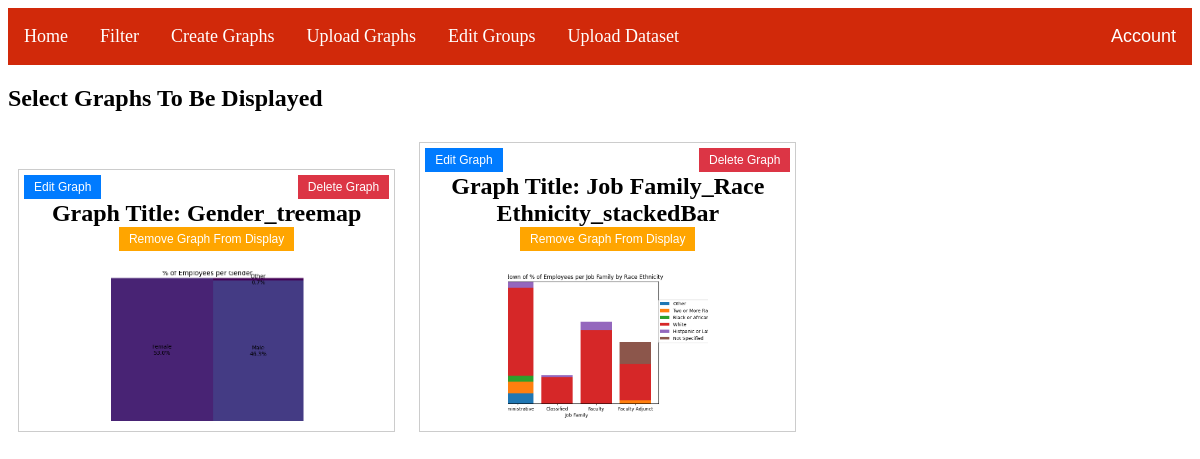
The page /uploadGraphs (signed in) on the database as committed earlier.
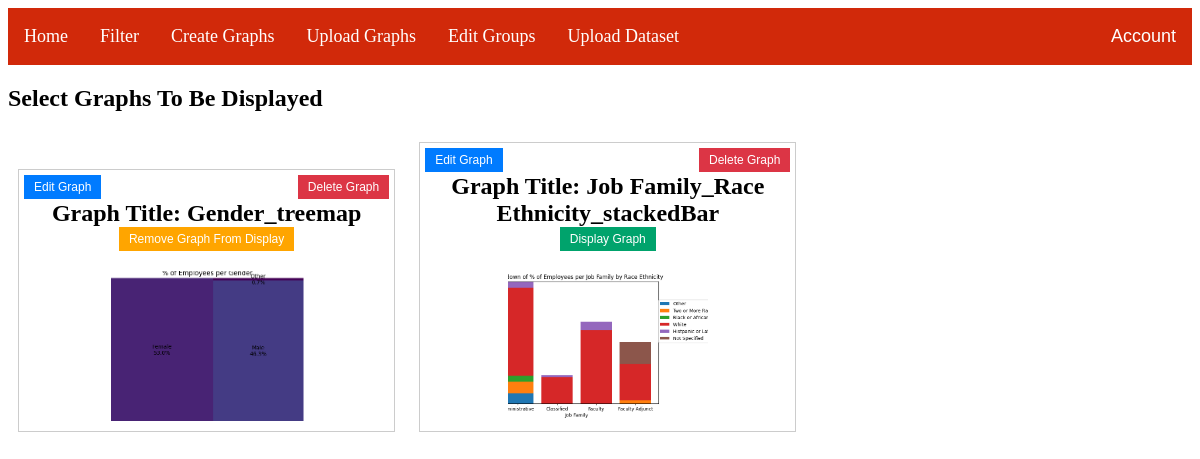
The same page on the database as committed later.
### main.py (models this page shows)
class Graphs(db.Model):
    id = db.Column(db.Integer, primary_key=True)
    path = db.Column(db.String(100), nullable=False)
    title = db.Column(db.String(50), nullable=False)
    description = db.Column(db.String(250), nullable=True)
    type = db.Column(db.String(20))
    currently_displayed = db.Column(db.Boolean, default=False, nullable=False)
    group_id = db.Column(db.Integer, db.ForeignKey('graphgroup.id'), nullable=True)

### main.py (the view)
@app.route("/uploadGraphs", methods=['GET', 'POST'])
@login_required
def selectGraphsForDashboard():
    graphs = Graphs.query.all()
    return render_template('uploadGraphs.html', graphs=graphs)

### main.py (called while the page is built)
@login_manager.user_loader
def load_user(uid):
    return User.query.get(uid)

### templates/uploadGraphs.html (shortened to what this page needs)
{% extends 'base.html' %}
{% block content %}
<head>
</head>
<body>
<h2>Select Graphs To Be Displayed</h2>
{% for graph in graphs %}
    <div class="graph-container" data-graph-id="{{ graph.id }}">
        <h2>Graph Title: {{ graph.title }}
            <button class="edit-button">Edit Graph</button>
            <button class="delete-button">Delete Graph</button>
            <br>
            {% if graph.currently_displayed %} <button class="remove-display-graph-button">Remove Graph From Display</button>
            {% else %} <button class="display-graph-button">Display Graph</button> {% endif %}
        </h2>
        <div class="image-container">
            <img src="{{ graph.path }}" class="thumbnail-img">
        </div>
    </div>
{% endfor %}
</body>
{% endblock %}

### templates/base.html (shortened to what this page needs)
<html>
<head>
    <!DOCTYPE html>
    <link href="/static/style.css" rel="stylesheet">
</head>
{% if current_user.is_authenticated %}
<body>
    <nav>
        <ul>
            <li><a href='/'>Home</a></li>
            <li><a href='/filterGraphs'>Filter</a></li>
            <li><a href='/createGraph'>Create Graphs</a></li>
            <li><a href='/uploadGraphs'>Upload Graphs</a></li>
            <li><a href='/editGroups'>Edit Groups</a></li>
            <li><a href='/uploadDataset'>Upload Dataset</a></li>
            <div class="dropdown">
                <button class="dropbtn">Account  </button>
            </div>
        </ul>
    </nav>
</body>
{% endif %}
{% block content %}
{% endblock %}
</html>

### static/style.css (style rules this page uses)
ul { list-style-type: none; margin: 0; padding: 0; overflow: hidden; background-color: #d1290a; }
li { float: left; }
li a { display: block; color: white; text-align: center; padding: 18px 16px; text-decoration: none; font-size: 18px; }
.dropdown { float: left; overflow: hidden; float: right; }
.dropdown .dropbtn { font-size: 18px; color: white; background-color: #d1290a; border: none; padding: 18px 16px; }

### templates/base.html (style rules this page uses)
nav { position: sticky; top: 0; background-color: #333; z-index: 1; }

### templates/uploadGraphs.html (style rules this page uses)
.edit-button { position: absolute; top: 5px; left: 5px; background-color: #007bff; color: white; border: none; padding: 5px 10px; font-size: 12px; cursor: pointer; }
.delete-button { position: absolute; top: 5px; right: 5px; background-color: #dc3545; color: white; border: none; padding: 5px 10px; font-size: 12px; cursor: pointer; }
.graph-container { display: inline-block; width: 30%; margin: 10px; border: 1px solid #ccc; padding: 10px; text-align: center; position: relative; }
.thumbnail-img { width: 200px; height: 150px; object-fit: cover; }
.remove-display-graph-button { position: center; top: 5px; background-color: #FFA500; color: white; border: none; padding: 5px 10px; font-size: 12px; cursor: pointer; }
.display-graph-button { position: center; top: 5px; background-color: #00A36C; color: white; border: none; padding: 5px 10px; font-size: 12px; cursor: pointer; }

Rows that differ between the two databases and show on the page:
changed Graphs "Job Family_Race Ethnicity_stackedBar": currently_displayed "Remove Graph From Display" → "Display Graph"
